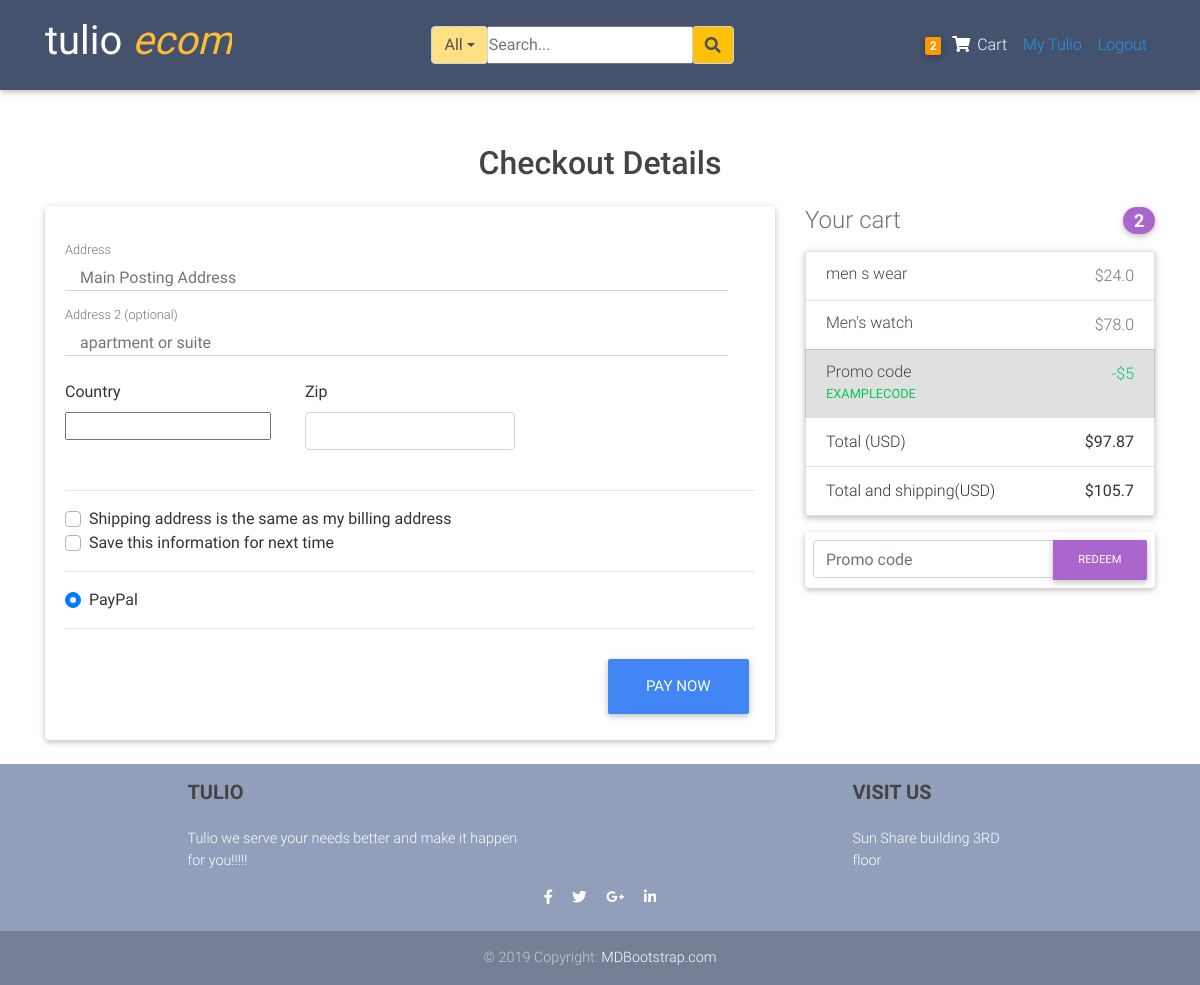
/checkout/ (signed in), run on an earlier commit of the app's database.
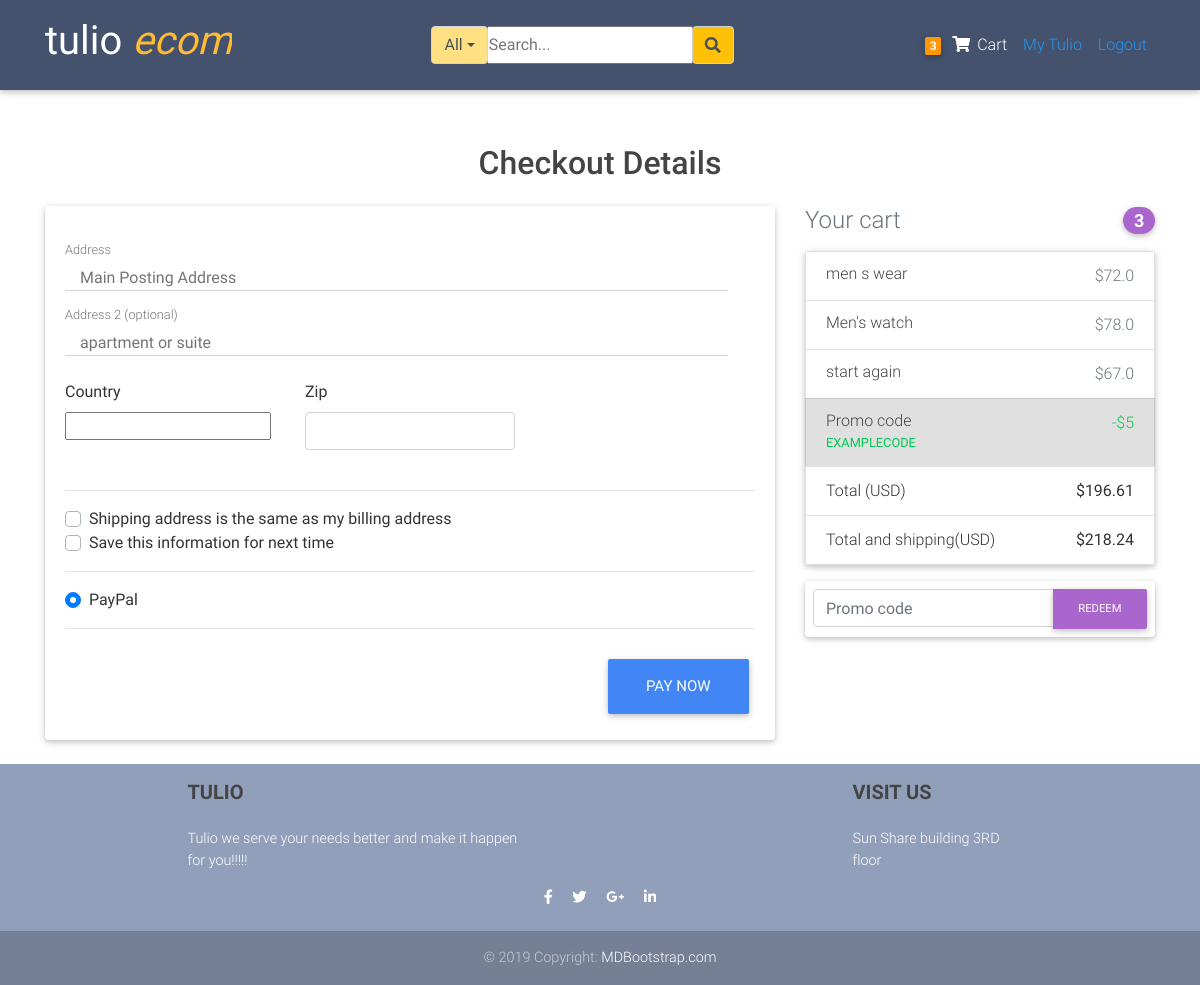
And on a later commit of the database.
### blogs/models.py (models this page shows, shortened)
class Order(models.Model):
	user           = models.ForeignKey(settings.AUTH_USER_MODEL,
	                        on_delete=models.CASCADE)
	items          = models.ManyToManyField(OrderItem)
	start_date     = models.DateTimeField(auto_now_add=True)
	ordered_date   = models.DateTimeField()
	ordered        = models.BooleanField(default=False)
	biling_address = models.ForeignKey("BillingAddress",
		          on_delete=models.SET_NULL, blank=True, null=True)
	payment        = models.ForeignKey("Payment",
		          on_delete=models.SET_NULL, blank=True, null=True)
	def get_total(self):
		total = 0
		for order_item in self.items.all():
			total +=order_item.get_final_price()
		return round(total,2)
	def get_shipping(self):
		shipping=0
		if self.get_total() <=10:
			shipping=self.get_total()*0.05
		elif self.get_total() >10 and self.get_total()<=20:
			shipping=self.get_total()*0.06
		elif self.get_total() >20 and self.get_total()<=100:
			shipping=self.get_total()*0.08
		else:
			shipping=self.get_total()*0.11
		return round(shipping,2)
	def get_total_and_shipping(self):
		return round((self.get_total() + self.get_shipping()),2)

class  OrderItem(models.Model):
	user     = models.ForeignKey(settings.AUTH_USER_MODEL,
	                        on_delete=models.CASCADE)
	ordered  = models.BooleanField(default=False)
	item     = models.ForeignKey(Item, on_delete=models.CASCADE)
	quantity = models.IntegerField(default=1)
	date     = models.DateTimeField(auto_now_add=True)
	def get_item_total_price(self):
		return self.quantity * self.item.price
	def get_item_total_discount_price(self):
		return round((self.quantity * self.item.discount_price), 2)
	def get_final_price(self):
		if self.item.discount_price:
			return self.get_item_total_discount_price()
		return self.get_item_total_price()

class Item(models.Model):
	title           = models.CharField(max_length=100)
	price           = models.FloatField()
	discount_price  = models.FloatField(blank=True, null=True)
	category        = models.CharField(choices=CATEGORY_CHOICES, max_length=2)
	label           = models.CharField(choices=LABEL_CHOICES, max_length=2)
	image           = models.ImageField(upload_to='product_pictures')
	slug            = models.SlugField()
	description     = models.TextField()
	owner           = models.ForeignKey(User, on_delete=models.CASCADE)
	date            = models.DateTimeField(auto_now_add=True)
	objects         = ProductManager()

### blogs/views.py (the view, shortened to what this page needs)
# urls.py: path('checkout/', CheckoutView.as_view(), name = "checkout" ),
class CheckoutView(LoginRequiredMixin, View):
	def get(self, *args, **kwargs):
		try:
			order = Order.objects.get(user=self.request.user, ordered=False)
			form = CheckoutForm()
			context ={
			'form':form,
			'order':order,
			}
			return render(self.request, "blogs/checkout.html", context)
		except ObjectDoesNotExist:
			messages.error(self.request,f"No active orders available")
			return redirect("blogs:checkout")

### blogs/blog_forms.py
class CheckoutForm(forms.Form):
	street_address = forms.CharField(widget=forms.TextInput(attrs={
		"placeholder": "Main Posting Address",
		'class':'col-md-11 pt-3'
		}))
	apartment_address = forms.CharField(required= False, widget=forms.TextInput(attrs={
		"placeholder": "apartment or suite",
		'class':'col-md-11 pt-3'
		}))
	country = CountryField(blank_label='(select country)').formfield(widget =CountrySelectWidget(attrs={
		'class': 'custom-select d-block w-100'
		}))
	zip =forms.CharField(widget=forms.TextInput(attrs={
		'class':'form-control'
		}))
	same_biling_address = forms.BooleanField(required=False)
	save_info = forms.BooleanField(required=False)
	payment_options=forms.ChoiceField(widget=forms.RadioSelect,
						choices=PAYMENT_CHOICES)

### blogs/templatetags/cart_item_count.py (called while the page is built)
@register.filter
def cart_count(user):
	if user.is_authenticated:
		query_set = Order.objects.filter(user=user, ordered=False)
		if query_set.exists():
			return query_set[0].items.count()
	return 0

### blogs/templates/blogs/checkout.html (shortened to what this page needs)
{%extends 'blogs/layout.html'%}
{%load cart_item_count%}
{%load crispy_forms_tags%}
{%block content%}
    <div class="container wow fadeIn pt-5">
      <h2 class=" h2 text-center mb-4">Checkout Details</h2>
      <div class="row">
        <div class="col-md-8 mb-4">
          <div class="card">
            <form method="POST" class="card-body">
              <div class="md-form mb-8">
               {{form.street_address}}
                <label for="address" class="">Address</label>
              </div>
              <div class="md-form mb-8">
                {{form.apartment_address}}
                <label for="text-bold address-2" class="">Address 2 (optional)</label>
              </div>
              <div class="row">
                <div class="col-lg-4 col-md-12 mb-4">
                  <label for="country">Country</label>
                  {{form.country}}
                </div>
                <div class="col-lg-4 col-md-6 mb-4">
                  <label for="zip">Zip</label>
                  {{form.zip}}
                </div>
              </div>
              <hr>
              <div class="custom-control custom-checkbox">
                <label class="custom-control-label" for="same-address">Shipping address is the same as my billing address</label>
              </div>
              <div class="custom-control custom-checkbox">
                <label class="custom-control-label" for="save-info">Save this information for next time</label>
              </div>
              <hr>
              <div class="d-block my-3">
                {% for value, name in form.fields.payment_options.choices%}
                <div class="custom-control custom-radio">
                  <label class="custom-control-label" for="{{name}}">{{name}}</label>
                </div>
               {%endfor%}
              </div>
              <hr class="mb-4">
              <button class="btn btn-primary btn-lg float-right" type="submit">Pay Now</button>
            </form>
          </div>
        </div>
       <div class="col-md-4 mb-4">
          <h4 class="d-flex justify-content-between align-items-center mb-3">
            <span class="text-muted">Your cart</span>
            <span class="badge badge-secondary badge-pill">{{request.user|cart_count}}</span>
          </h4>
          <ul class="list-group mb-3 z-depth-1">
            {%for order_item in order.items.all%}
            <li class="list-group-item d-flex justify-content-between lh-condensed">
              <div>
                <h6 class="my-0">{{order_item.item.title}}</h6>
              </div>
              <span class="text-muted">${{order_item.get_item_total_price}}</span>
            </li>
            {%endfor%}
            {%if order.items.all%}
            <li class="list-group-item d-flex justify-content-between bg-light">
              <div class="text-success">
                <h6 class="my-0">Promo code</h6>
                <small>EXAMPLECODE</small>
              </div>
              <span class="text-success">-$5</span>
            </li>
            <li class="list-group-item d-flex justify-content-between">
              <span>Total (USD)</span>
              <strong>${{order.get_total}}</strong>
            </li>
            <li class="list-group-item d-flex justify-content-between">
              <span>Total and shipping(USD)</span>
              <strong>${{order.get_total_and_shipping}}</strong>
            </li>
          </ul>
          {%endif%}
          <form class="card p-2">
            <div class="input-group">
              <input type="text" class="form-control" placeholder="Promo code" aria-label="Recipient's username" aria-describedby="basic-addon2">
              <div class="input-group-append">
                <button class="btn btn-secondary btn-md waves-effect m-0" type="button">Redeem</button>
              </div>
            </div>
          </form>
</div>
      </div>
    </div>
{%endblock content%}

### blogs/templates/blogs/nav.html
{%load cart_item_count%}
<nav class="navbar fixed-top navbar-expand-lg navbar-dark mdb-color scrolling-navbar">
    <div class="container">
      <a class="navbar-brand waves-effect" href="{%url 'blogs:home' %}" target="_blank">
          <h1>
             <strong class="white-text">tulio <em class="text-warning">ecom</em></strong>
          </h1>
      </a>
  {%include 'blogs/search_bar.html'%}
        <ul class="navbar-nav nav-flex-icons">
          <li>
            <div class="navbar-nav">
                  <li class="nav-item">
                      <a href="{%url 'blogs:order_summary'%}" class="nav-link waves-effect">
                        <span class="badge orange z-depth-1 mr-1"> {{request.user|cart_count}}</span>
                          <i class="fas fa-shopping-cart"></i>
                        <span class="clearfix d-none d-sm-inline-block"> Cart </span>
                      </a>
                  </li>
                {%if request.user.is_authenticated%}
                    <a class="nav-item nav-link blue-text" href="{%url 'blogs:dashboard'%}">My Tulio</a>
                    <a class="nav-item nav-link blue-text" href="{%url 'account_logout' %}">Logout</a>
                {%else%}
                    <a class="nav-item nav-link blue-text" href="{%url 'account_login' %}">Login</a>
                    <a class="nav-item nav-link blue-text" href="{%url 'account_signup'%}">Register</a>
                {%endif%}
            </div>
          </li>
        </ul>
      </div>
  </nav>

What changed in the data, as far as the page shows it:
changed OrderItem "men s wear": get_item_total_price "24.0" → "72.0"
now on this page (row unchanged): OrderItem: item "start again", get_item_total_price "67.0"
changed through a linked row, Order: get_total "97.87" → "196.61"; get_total_and_shipping "105.7" → "218.24"
Also different on the page:
{{ request.user|cart_count }}: "2" → "3"
